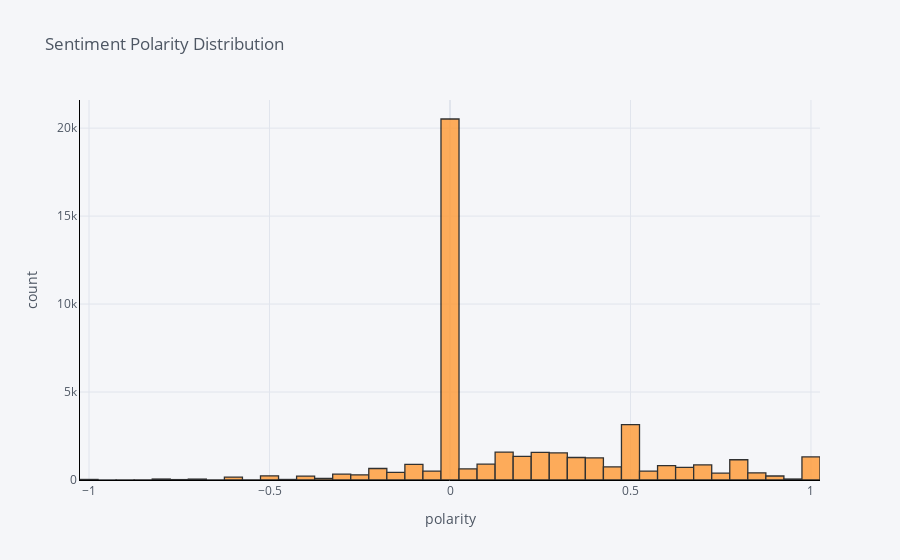

The cell this chart's notebook holds for it:
### Markdown cell above
### Dist plot of review polarity score

### Code cell
df['polarity'].iplot(
    kind='hist',
    bins=50,
    xTitle='polarity',
    linecolor='black',
    yTitle='count',
    title='Sentiment Polarity Distribution')

### Figure 1 — Plotly figure (JSON) as saved in the notebook; plotly's stock layout.template omitted (floating-point values rounded to 4 significant figures; data arrays with more than 128 entries replaced by an {"elided": "..."} marker saying what was removed)
{"data": [{"opacity": 0.8, "name": "polarity", "histnorm": "", "nbinsx": 50, "histfunc": "count", "marker": {"color": "rgba(255, 153, 51, 1.0)", "line": {"color": "#000000", "width": 1.3}}, "x": {"elided": "45000 float values"}, "type": "histogram", "orientation": "v"}], "layout": {"xaxis": {"tickfont": {"color": "#4D5663"}, "title": {"text": "polarity", "font": {"color": "#4D5663"}}, "showgrid": true, "zerolinecolor": "#E1E5ED", "gridcolor": "#E1E5ED", "linecolor": "black"}, "title": {"text": "Sentiment Polarity Distribution", "font": {"color": "#4D5663"}}, "paper_bgcolor": "#F5F6F9", "plot_bgcolor": "#F5F6F9", "yaxis": {"tickfont": {"color": "#4D5663"}, "title": {"text": "count", "font": {"color": "#4D5663"}}, "showgrid": true, "zerolinecolor": "#E1E5ED", "gridcolor": "#E1E5ED", "linecolor": "black"}, "barmode": "overlay", "legend": {"bgcolor": "#F5F6F9", "font": {"color": "#4D5663"}}}}
